Frame 1 (no input): blank canvas, image omitted
Frame 60 (the mouse pressed at the canvas centre just before this capture): blank canvas, image omitted
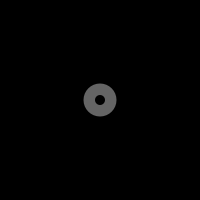
Frame 120 (the mouse held since frame 60 and released just before this capture)

The Processing sketch whose frames 1 and 60 were blank and that drew this single picture after the mouse press (run headless with seeded random() and noise(); from frame 60 on, the mouse is pressed at the canvas centre):

// Processing sketch: processing_84588
// ── processing_84588.pde

void setup() {
  size (200, 200);
  smooth();
  noStroke();
  noCursor();
}

void draw() {
  background(0);
  fill((mouseX+mouseY)/2);
  ellipse(mouseX, mouseY, mouseX/3, mouseY/3);
  fill(0);
  ellipse(mouseX, mouseY, mouseX/10, mouseY/10);
}
